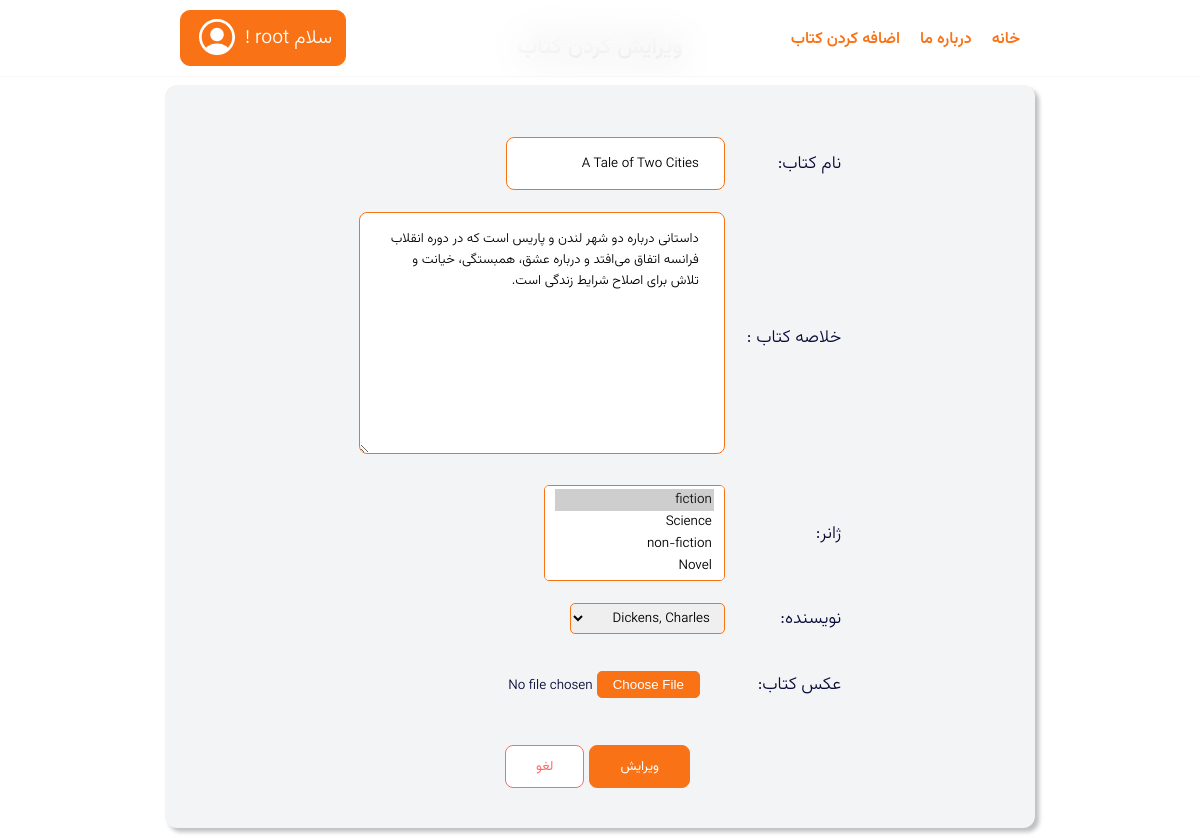
/book/detail/3/edit/ (signed in), run on an earlier commit of the app's database.
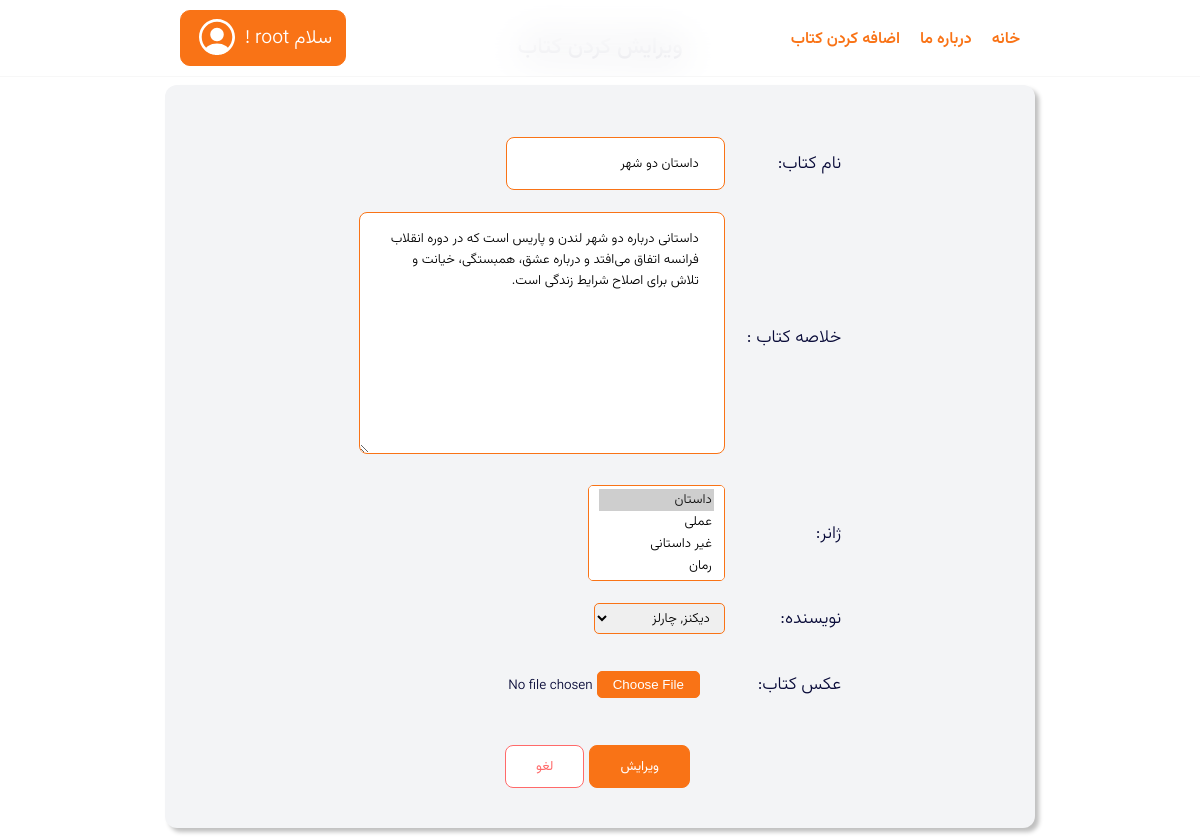
And on a later commit of the database.
### book/models.py (models this page shows, shortened)
class Book(models.Model):
    LOAN_STATUS = (
                    ('o', 'On Loan'),
                    ('a', 'Available'),
                   )
    name = models.CharField(max_length = 60,
                            null = False,
                            blank = False,)
    summry = models.TextField(max_length = 1000,
                              help_text = 'Enter a brief description of the book')
    genre = models.ManyToManyField(Genre,
                                   help_text = 'Select a genre for this book')
    author = models.ForeignKey('Author',
                               on_delete = models.PROTECT,
                               null = False,)
    status = models.CharField(max_length = 1,
                              choices = LOAN_STATUS,
                              default = 'a',
                              blank = False,
                              null = False)
    bookImage = models.ImageField(upload_to = 'bookImage/',
                                    null = True,
                                    blank = True)

### book/views.py (the view)
# urls.py: path('detail/<int:pk>/edit/', views.editBook, name = 'editBook'),
@login_required
def editBook(request, pk):
    book = Book.objects.get(id=pk)
    if request.method == 'POST':
        old_photo_name = None
        if book.bookImage.name:
            old_photo_path = book.bookImage.path
            old_photo_name = book.bookImage.name
        edit_book = EditBookForm(request.POST,request.FILES ,instance = book)
        if edit_book.is_valid():
            new_book_image = request.FILES.get('add-book-img')
            if new_book_image and new_book_image.name != old_photo_name:
                book.bookImage = new_book_image
                if old_photo_name:
                    os.remove(old_photo_path)
            else:
                edit_book.cleaned_data['bookImage'] = None
            edit_book.save()
            sweetify.success(request, 'Book edit successfully.')
            return redirect(f'/book/detail/{pk}')
        else:
            sweetify.error(request, 'Book edit failed.')
            return redirect(f'/book/detail/{pk}')
    else:
        edit_book = EditBookForm(instance = book)
        context = {
            'editForm': edit_book,
            'pk': pk,
            'bookImage': edit_book.instance.bookImage
            }
        return render(request, 'book/editDetailBook.html', context)

### book/forms.py
class EditBookForm(forms.ModelForm):
    class Meta:
        model = Book
        fields = {'name', 'summry', 'genre', 'author', 'bookImage'}

### book/models.py (called while the page is built)
    def __str__(self):
        return self.title

    def __str__(self):
        return f"{self.last_name}, {self.first_name}"

### templates/media/book/editDetailBook.html (shortened to what this page needs)
{% extends 'parents/main.html' %}
{% block content %}
    <main class="admin-add-book container">
        <h3>ویرایش کردن کتاب</h3>
        <div class="admin-add-book-container">
            <div class="add-book-det">
                <form action="" method="post" enctype="multipart/form-data" novalidate>
                    <table class="table-add-book-admin">
                        <tr>
                            <td>
                                <label for="add-book-name">نام کتاب:</label>
                            </td>
                            <td>
                                {{ editForm.name }}
                            </td>
                        </tr>
                        <tr>
                            <td>
                                <label for="add-book-sumery"
                                    >خلاصه کتاب :
                                </label>
                            </td>
                            <td>
                                {{ editForm.summry }}
                            </td>
                        </tr>
                        <tr>
                            <td><label for="add-book-gen">ژانر:</label></td>
                            <td>
                                {{ editForm.genre }}
                            </td>
                        </tr>
                        <tr>
                            <td>
                                <label for="add-book-aut">نویسنده:</label>
                            </td>
                            <td>
                                {{ editForm.author }}
                            </td>
                        </tr>
                        <tr>
                            <td>
                                <label for="add-book-img">عکس کتاب:</label>
                            </td>
                            <td>
                                <input
                                    accept=".jpg,.jpeg,.png,.PNG,.JPG,.JPEG"
                                    type="file"
                                    name="add-book-img"
                                    id="add-book-img"
                                    class="add-book-img"
                                />
                            </td>
                        </tr>
                    </table>
                    <div class="add-book-btns-det">
                        <button class="add-book-btns-add">
                            ویرایش
                        </button>
                        <button class="add-book-btns-cancel">لغو</button>
                    </div>
                </form>
            </div>
        </div>
    </main>
{% endblock %}

What changed in the data, as far as the page shows it:
changed Book: name "A Tale of Two Cities" → "داستان دو شهر"; author "Dickens, Charles" → "دیکنز, چارلز"
Also different on the page:
form field genre: "fiction ☑ / Science / non-fiction / Novel" → "داستان ☑ / عملی / غیر داستانی / رمان"
